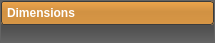
<?xml version="1.0" encoding="UTF-8"?>
<ui version="4.0">
 <class>ToolBoxPageWidget</class>
 <widget class="QWidget" name="ToolBoxPageWidget">
  <property name="geometry">
   <rect>
    <x>0</x>
    <y>0</y>
    <width>215</width>
    <height>43</height>
   </rect>
  </property>
  <property name="sizePolicy">
   <sizepolicy hsizetype="Preferred" vsizetype="Fixed">
    <horstretch>0</horstretch>
    <verstretch>0</verstretch>
   </sizepolicy>
  </property>
  <property name="styleSheet">
   <string notr="true">QPushButton#activate_button_{
	background-color:rgba(0, 0, 0, 0);
	border-color: rgba(0, 0, 0, 0);
	border: none;
	height: 24px;
	text-align: left;
	color: rgb(255, 255, 255);
	padding-left:4px;
	font: bold;
}

QPushButton#activate_button_:hover{
	color: rgb(255, 255, 255);
}

QPushButton#activate_button_:pressed{
	background-color:rgba(0, 0, 0, 0);
	border-color: rgba(0, 0, 0, 0);
	padding-left: 4px;
	border: none;
	color:  rgb(100, 100, 100);
}

QToolButton#close_button_{
	background-color: rgba(0, 0, 0, 0);
	border-radius: 4px;
}

QToolButton#close_button_:hover{
	background-color: rgba(0, 0, 0, 20);
}

QToolButton#close_button_:pressed{
	background-color: rgb(100, 100, 100);
	border-radius: 4px;
}

QToolButton#help_button_{
	background-color: rgba(0, 0, 0, 0);
	border-radius: 4px;
}

QToolButton#help_button_:hover{
	background-color: rgba(0, 0, 0, 20);
}

QToolButton#help_button_:pressed{
	background-color: rgb(100, 100, 100);
	border-radius: 4px;
}

QWidget#page_header_{
	background-color: qlineargradient(spread:pad, x1:0.5, y1:0, x2:0.5, y2:0.960227, stop:0 rgba(0, 0, 0, 0), stop:0.45 rgba(0, 0, 0,30), stop:1 rgba(0, 0, 0, 25));
	/*background-color: qlineargradient(spread:pad, x1:0.5, y1:0, x2:0.5, y2:0.960227, stop:0 rgba(25, 25, 25, 0), stop:0.753769 rgba(0, 0, 0, 100), stop:1 rgba(0, 0, 0, 84));*/
    border-radius: 3px;
	border: 1px solid rgb( 60, 60, 60 );
}

QWidget#page_background_{
	/*background-color: rgb(255, 128, 0);*/
	background-color: rgb( 237, 165, 76 );
    border-radius: 3px;
}

QWidget#ToolBoxPageWidget{
	/*background-color: gray;*/
	
	background-color: qlineargradient(spread:pad, x1:0.5, y1:0, x2:0.5, y2:1, stop:0 rgba(100, 100, 100, 255), stop:0.36 rgba(80, 80, 80, 255), stop:0.65 rgba(80, 80, 80, 255), stop:1 rgba(100, 100, 100, 255));
	border-radius:3px;
	border: 1px solid rgb( 100, 100, 100 );
}

QWidget#tool_frame_{
	background-color: rgba(0, 0, 0, 0);
	border: 1px solid rgba(0, 0, 0, 0);
}

</string>
  </property>
  <layout class="QVBoxLayout" name="verticalLayout_3">
   <property name="spacing">
    <number>0</number>
   </property>
   <property name="margin">
    <number>1</number>
   </property>
   <item>
    <widget class="QWidget" name="page_background_" native="true">
     <property name="sizePolicy">
      <sizepolicy hsizetype="Preferred" vsizetype="Fixed">
       <horstretch>0</horstretch>
       <verstretch>0</verstretch>
      </sizepolicy>
     </property>
     <property name="minimumSize">
      <size>
       <width>0</width>
       <height>24</height>
      </size>
     </property>
     <property name="maximumSize">
      <size>
       <width>16777215</width>
       <height>24</height>
      </size>
     </property>
     <layout class="QHBoxLayout" name="horizontalLayout_13">
      <property name="spacing">
       <number>0</number>
      </property>
      <property name="margin">
       <number>0</number>
      </property>
      <item>
       <widget class="QWidget" name="page_header_" native="true">
        <property name="sizePolicy">
         <sizepolicy hsizetype="Preferred" vsizetype="Preferred">
          <horstretch>0</horstretch>
          <verstretch>0</verstretch>
         </sizepolicy>
        </property>
        <property name="minimumSize">
         <size>
          <width>0</width>
          <height>24</height>
         </size>
        </property>
        <property name="maximumSize">
         <size>
          <width>16777215</width>
          <height>24</height>
         </size>
        </property>
        <layout class="QHBoxLayout" name="horizontalLayout">
         <property name="spacing">
          <number>0</number>
         </property>
         <property name="leftMargin">
          <number>2</number>
         </property>
         <property name="topMargin">
          <number>0</number>
         </property>
         <property name="rightMargin">
          <number>2</number>
         </property>
         <property name="bottomMargin">
          <number>0</number>
         </property>
         <item>
          <widget class="QPushButton" name="activate_button_">
           <property name="sizePolicy">
            <sizepolicy hsizetype="MinimumExpanding" vsizetype="Fixed">
             <horstretch>0</horstretch>
             <verstretch>0</verstretch>
            </sizepolicy>
           </property>
           <property name="minimumSize">
            <size>
             <width>0</width>
             <height>21</height>
            </size>
           </property>
           <property name="text">
            <string>Dimensions</string>
           </property>
           <property name="checkable">
            <bool>false</bool>
           </property>
          </widget>
         </item>
         <item>
          <widget class="QToolButton" name="help_button_">
           <property name="minimumSize">
            <size>
             <width>16</width>
             <height>16</height>
            </size>
           </property>
           <property name="maximumSize">
            <size>
             <width>16</width>
             <height>16</height>
            </size>
           </property>
           <property name="text">
            <string/>
           </property>
           <property name="icon">
            <iconset resource="../../Resources/QtResources.qrc">
             <normaloff>:/Images/HelpWhite.png</normaloff>:/Images/HelpWhite.png</iconset>
           </property>
          </widget>
         </item>
         <item>
          <widget class="QToolButton" name="close_button_">
           <property name="minimumSize">
            <size>
             <width>16</width>
             <height>16</height>
            </size>
           </property>
           <property name="maximumSize">
            <size>
             <width>16</width>
             <height>16</height>
            </size>
           </property>
           <property name="text">
            <string/>
           </property>
           <property name="icon">
            <iconset resource="../../Resources/QtResources.qrc">
             <normaloff>:/Images/CloseWhite.png</normaloff>:/Images/CloseWhite.png</iconset>
           </property>
          </widget>
         </item>
        </layout>
       </widget>
      </item>
     </layout>
    </widget>
   </item>
   <item>
    <widget class="QFrame" name="tool_frame_">
     <property name="sizePolicy">
      <sizepolicy hsizetype="Preferred" vsizetype="Preferred">
       <horstretch>0</horstretch>
       <verstretch>0</verstretch>
      </sizepolicy>
     </property>
     <property name="minimumSize">
      <size>
       <width>0</width>
       <height>0</height>
      </size>
     </property>
     <property name="maximumSize">
      <size>
       <width>16777215</width>
       <height>16777215</height>
      </size>
     </property>
     <property name="frameShape">
      <enum>QFrame::StyledPanel</enum>
     </property>
     <property name="frameShadow">
      <enum>QFrame::Raised</enum>
     </property>
     <property name="lineWidth">
      <number>0</number>
     </property>
     <layout class="QHBoxLayout" name="tool_frame_layout_">
      <property name="spacing">
       <number>2</number>
      </property>
      <property name="margin">
       <number>0</number>
      </property>
      <item>
       <widget class="QLabel" name="url_">
        <property name="maximumSize">
         <size>
          <width>0</width>
          <height>0</height>
         </size>
        </property>
        <property name="text">
         <string/>
        </property>
       </widget>
      </item>
     </layout>
    </widget>
   </item>
  </layout>
 </widget>
 <layoutdefault spacing="6" margin="11"/>
 <resources>
  <include location="../../Resources/QtResources.qrc"/>
 </resources>
 <connections/>
</ui>
